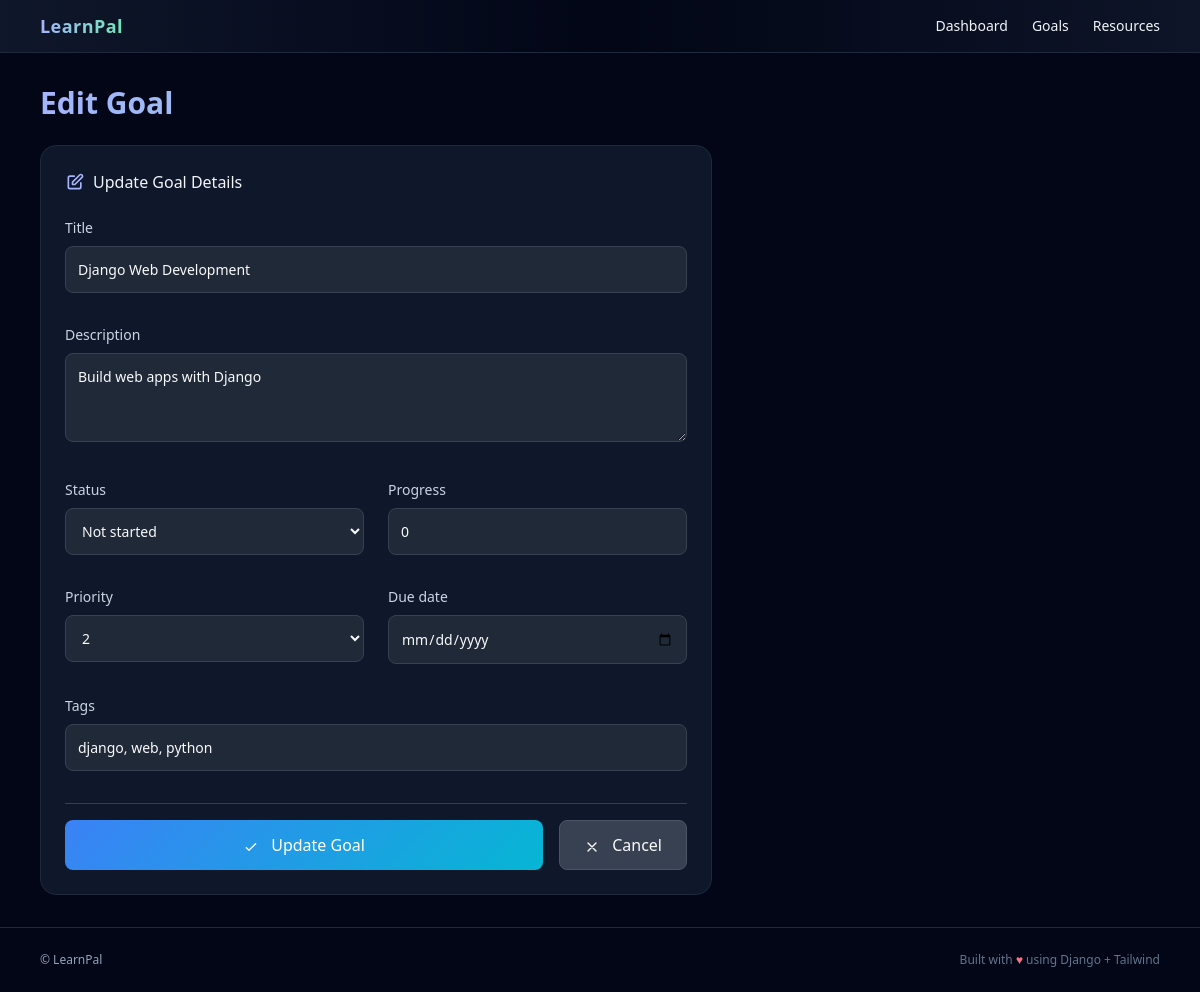
Page /edit/4/ on the committed database.
### core/models.py (models this page shows, shortened)
class LearningGoal(models.Model):
    NOT_STARTED = "NOT_STARTED"
    IN_PROGRESS = "IN_PROGRESS"
    DONE = "DONE"
    STATUS_CHOICES = [
        (NOT_STARTED, "Not started"),
        (IN_PROGRESS, "In progress"),
        (DONE, "Completed"),
    ]
    PRIORITY_CHOICES = [
        (1, 'Low'),
        (2, 'Medium'),
        (3, 'High'),
    ]
    title = models.CharField(max_length=100)
    description = models.TextField(blank=True)
    status = models.CharField(max_length=20, choices=STATUS_CHOICES, default=NOT_STARTED)
    progress = models.PositiveIntegerField(default=0, validators=[MinValueValidator(0), MaxValueValidator(100)])
    due_date = models.DateField(null=True, blank=True)
    priority = models.IntegerField(choices=PRIORITY_CHOICES, default=2)
    tags = models.CharField(max_length=120, blank=True, help_text="Comma separated, e.g. python, algorithms")
    created_at = models.DateTimeField(auto_now_add=True)
    deadline = models.DateField(null=True, blank=True)
    class Meta:
        ordering = ['-priority', '-created_at']

### core/views.py (the view)
# urls.py: path("edit/<int:goal_id>/", views.edit_goal, name="edit_goal"),
def edit_goal(request, goal_id):
    goal = get_object_or_404(LearningGoal, id=goal_id)
    if request.method == "POST":
        form = LearningGoalForm(request.POST, instance=goal)
        if form.is_valid():
            form.save()
            messages.success(request, "✏️ Goal updated successfully!")
            return redirect("goals_home")
        else:
            messages.error(request, "⚠️ Please correct the errors below.")
    else:
        form = LearningGoalForm(instance=goal)
    return render(request, "core/edit.html", {"form": form, "goal": goal})

### core/templates/core/edit.html (shortened to what this page needs)
{% extends "core/base.html" %}
{% block content %}
<h1 class="text-3xl font-bold mb-6 bg-gradient-to-r from-indigo-300 to-emerald-300 bg-clip-text text-transparent">Edit Goal</h1>
<div class="max-w-2xl">
  <div class="rounded-2xl border border-slate-800 bg-slate-900 p-6 card-hover">
    <h2 class="font-medium mb-6 flex items-center gap-2">
      Update Goal Details
    </h2>
    <form method="post" class="space-y-6">
      <div class="grid md:grid-cols-2 gap-6">
        <div class="md:col-span-2">
          <label class="block text-sm font-medium text-slate-300 mb-2">{{ form.title.label }}</label>
          {{ form.title }}
        </div>
        <div class="md:col-span-2">
          <label class="block text-sm font-medium text-slate-300 mb-2">{{ form.description.label }}</label>
          {{ form.description }}
        </div>
        <div>
          <label class="block text-sm font-medium text-slate-300 mb-2">{{ form.status.label }}</label>
          {{ form.status }}
        </div>
        <div>
          <label class="block text-sm font-medium text-slate-300 mb-2">{{ form.progress.label }}</label>
          {{ form.progress }}
        </div>
        <div>
          <label class="block text-sm font-medium text-slate-300 mb-2">{{ form.priority.label }}</label>
          {{ form.priority }}
        </div>
        <div>
          <label class="block text-sm font-medium text-slate-300 mb-2">{{ form.due_date.label }}</label>
          {{ form.due_date }}
        </div>
        <div class="md:col-span-2">
          <label class="block text-sm font-medium text-slate-300 mb-2">{{ form.tags.label }}</label>
          {{ form.tags }}
        </div>
      </div>
      <div class="flex gap-4 pt-4 border-t border-slate-700">
        <button type="submit" class="btn-primary flex-1">
          <svg xmlns="http://www.w3.org/2000/svg" class="w-4 h-4 inline mr-2" fill="none" viewBox="0 0 24 24" stroke="currentColor">
            <path stroke-linecap="round" stroke-linejoin="round" stroke-width="2" d="M5 13l4 4L19 7" />
          </svg>
          Update Goal
        </button>
        <a href="{% url 'goals_home' %}" class="btn-secondary">
          <svg xmlns="http://www.w3.org/2000/svg" class="w-4 h-4 inline mr-2" fill="none" viewBox="0 0 24 24" stroke="currentColor">
            <path stroke-linecap="round" stroke-linejoin="round" stroke-width="2" d="M6 18L18 6M6 6l12 12" />
          </svg>
          Cancel
        </a>
      </div>
    </form>
  </div>
</div>
{% endblock %}

### core/templates/core/base.html (style rules this page uses)
.card-hover { transition: all 0.2s ease; }
.btn-primary { background: linear-gradient(135deg, #3b82f6 0%, #06b6d4 100%); border: none; color: white; padding: 0.75rem 1.5rem; border-radius: 0.5rem; font-weight: 500; transition: all 0.2s ease; cursor: pointer; }
.btn-secondary { background: #374151; border: 1px solid #4b5563; color: #f9fafb; padding: 0.75rem 1.5rem; border-radius: 0.5rem; font-weight: 500; transition: all 0.2s ease; cursor: pointer; }

### rows in the picture
LearningGoal: title "Django Web Development", description "Build web apps with Django", status "Not started", progress "0", priority "2", tags "django, web, python"
